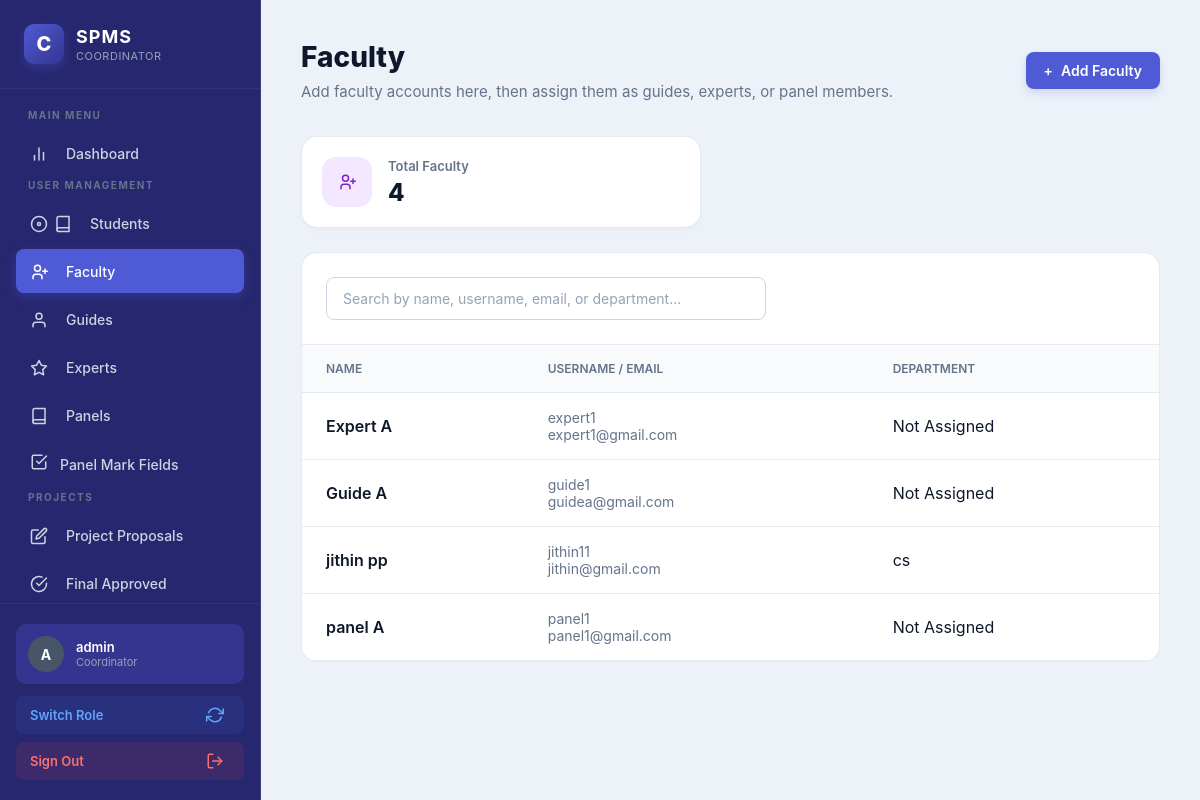
Page /coordinator/faculty/ (signed in) on the committed database.
### accounts/models.py (models this page shows, shortened)
class User(AbstractUser):
    is_student = models.BooleanField(default=False)
    is_coordinator = models.BooleanField(default=False)
    is_faculty = models.BooleanField(default=False)
    is_expert = models.BooleanField(default=False)
    is_guide = models.BooleanField(default=False)
    is_panel = models.BooleanField(default=False)
    phone = models.CharField(
        max_length=15,
        blank=True,
        null=True
    )
    roll_number = models.CharField(
        max_length=50,
        blank=True,
        null=True
    )
    department = models.CharField(
        max_length=100,
        blank=True,
        null=True
    )
    domain_of_expertise = models.CharField(
        max_length=200,
        blank=True,
        null=True
    )
    semester = models.CharField(
        max_length=20,
        blank=True,
        null=True
    )
    batch = models.CharField(
        max_length=20,
        blank=True,
        null=True
    )

### coordinator/views.py (the view, shortened to what this page needs)
    @login_required
    def wrapper(request, *args, **kwargs):
        if request.user.is_superuser:
            return view_func(request, *args, **kwargs)

### coordinator/context_processors.py (called while the page is built)
def unread_proposals(request):
    if hasattr(request, 'user') and request.user.is_authenticated:
        if getattr(request.user, 'role', None) == 'COORDINATOR':
            count = ProjectProposal.objects.filter(status='SUBMITTED').count()
            return {'unread_proposal_count': count}
    return {}

### coordinator/views.py (called while the page is built, shortened)
def coordinator_required(view_func):
    @login_required
    def wrapper(request, *args, **kwargs):
        if request.user.is_superuser:
            return view_func(request, *args, **kwargs)
    return wrapper

@coordinator_required
def faculty(request):
    faculty_list = User.objects.filter(
        (
            Q(is_faculty=True)
            | Q(is_expert=True)
            | Q(is_guide=True)
            | Q(is_panel=True)
        ),
        is_student=False,
        is_coordinator=False,
        is_superuser=False,
    ).order_by(
        "first_name",
        "last_name",
        "username"
    )
    return render(
        request,
        "coordinator/faculty.html",
        {
            "faculty": faculty_list,
            "faculty_count": faculty_list.count()
        }
    )

### templates/coordinator/faculty.html (shortened to what this page needs)
{% extends "base.html" %}
{% block content %}
<div class="dashboard-layout">
    {% include 'coordinator/sidebar.html' %}
    <main class="dashboard-main">
        <header class="dashboard-header">
            <div class="header-content">
                <h1>Faculty</h1>
                <p>Add faculty accounts here, then assign them as guides, experts, or panel members.</p>
            </div>
            <div class="header-actions">
                <a href="{% url 'coordinator:add_faculty' %}" class="btn-primary">
                    <span>+</span>
                    <span>Add Faculty</span>
                </a>
            </div>
        </header>
        <section class="stats-grid" style="margin-bottom: 24px; display: grid; grid-template-columns: 1fr; gap: 24px; max-width: 400px;">
            <div class="stat-card">
                <div class="stat-icon-box bg-purple">
                    <svg width="18" height="18" viewBox="0 0 24 24" fill="none" stroke="currentColor" stroke-width="2" stroke-linecap="round" stroke-linejoin="round"><path d="M16 21v-2a4 4 0 0 0-4-4H8a4 4 0 0 0-4 4v2"></path><circle cx="10" cy="7" r="4"></circle><path d="M20 8v6"></path><path d="M23 11h-6"></path></svg>
                </div>
                <div class="stat-info">
                    <p class="stat-label">Total Faculty</p>
                    <h3 class="stat-number">{{ faculty_count }}</h3>
                </div>
            </div>
        </section>
        <section class="recent-section">
            <div class="recent-card">
                <div style="padding: 24px; border-bottom: 1px solid var(--border-color);">
                    <input type="search" id="facultySearch" placeholder="Search by name, username, email, or department..." class="form-input" style="max-width: 440px;" oninput="searchFaculty()">
                </div>
                <div class="table-wrapper">
                    <table style="width: 100%; border-collapse: collapse; text-align: left;">
                        <thead>
                            <tr>
                                <th style="padding: 16px 24px; background: #f8fafc; border-bottom: 1px solid var(--border-color); font-size: 12px; font-weight: 600; color: var(--text-muted); text-transform: uppercase;">Name</th>
                                <th style="padding: 16px 24px; background: #f8fafc; border-bottom: 1px solid var(--border-color); font-size: 12px; font-weight: 600; color: var(--text-muted); text-transform: uppercase;">Username / Email</th>
                                <th style="padding: 16px 24px; background: #f8fafc; border-bottom: 1px solid var(--border-color); font-size: 12px; font-weight: 600; color: var(--text-muted); text-transform: uppercase;">Department</th>
                            </tr>
                        </thead>
                        <tbody id="facultyTable">
                            {% for member in faculty %}
                            <tr class="faculty-row" style="border-bottom: 1px solid var(--border-color);">
                                <td style="padding: 16px 24px; font-weight: 600; color: var(--text-main);">
                                    {{ member.get_full_name|default:member.username }}
                                </td>
                                <td style="padding: 16px 24px; color: var(--text-muted); font-size: 14px;">
                                    {{ member.username }}<br>
                                    {{ member.email|default:"No email provided" }}
                                </td>
                                <td style="padding: 16px 24px;">{{ member.department|default:"Not Assigned" }}</td>
                            </tr>
                            {% empty %}
                            <tr>
                                <td colspan="3" style="padding: 48px; text-align: center;">
                                    <div class="empty-state"><p>No faculty members found.</p></div>
                                </td>
                            </tr>
                            {% endfor %}
                        </tbody>
                    </table>
                </div>
            </div>
        </section>
    </main>
</div>
{% endblock %}

### templates/coordinator/sidebar.html (shortened to what this page needs)
{% load static %}
<link rel="stylesheet" href="{% static 'css/coordinator_theme.css' %}?v=3">
    <aside class="premium-sidebar">
        <div class="sidebar-brand">
            <div class="brand-logo">C</div>
            <div class="brand-text">
                <h2>SPMS</h2>
                <p>Coordinator</p>
            </div>
        </div>
        <nav class="sidebar-nav">
            <div class="nav-section">Main Menu</div>
            <a href="{% url 'coordinator:dashboard' %}" class="nav-item {% if request.resolver_match.url_name == 'dashboard' %}active{% endif %}">
                <span class="nav-icon"></span>
                <span class="nav-text">Dashboard</span>
            </a>
            <div class="nav-section">User Management</div>
            <a href="{% url 'coordinator:students' %}" class="nav-item {% if request.resolver_match.url_name == 'students' %}active{% endif %}">
                <span class="nav-icon"><svg width="18" height="18" viewBox="0 0 24 24" fill="none" stroke="currentColor" stroke-width="2" stroke-linecap="round" stroke-linejoin="round" style="vertical-align: text-bottom; margin-right: 6px;"><circle cx="12" cy="12" r="10"></circle><circle cx="12" cy="12" r="2"></circle></svg></span>
                <span class="nav-text">Students</span>
            </a>
            <a href="{% url 'coordinator:faculty' %}" class="nav-item {% if request.resolver_match.url_name == 'faculty' %}active{% endif %}">
                <span class="nav-icon"></span>
                <span class="nav-text">Faculty</span>
            </a>
            <a href="{% url 'coordinator:guides' %}" class="nav-item {% if request.resolver_match.url_name == 'guides' %}active{% endif %}">
                <span class="nav-icon"><svg width="18" height="18" viewBox="0 0 24 24" fill="none" stroke="currentColor" style="vertical-align: text-bottom; margin-right: 6px;" stroke-width="2" stroke-linecap="round" stroke-linejoin="round"><path d="M20 21v-2a4 4 0 0 0-4-4H8a4 4 0 0 0-4 4v2"></path><circle cx="12" cy="7" r="4"></circle></svg></span>
                <span class="nav-text">Guides</span>
            </a>
            <a href="{% url 'coordinator:experts' %}" class="nav-item {% if request.resolver_match.url_name == 'experts' %}active{% endif %}">
                <span class="nav-icon"></span>
                <span class="nav-text">Experts</span>
            </a>
            <a href="{% url 'coordinator:panels' %}" class="nav-item {% if request.resolver_match.url_name == 'panels' %}active{% endif %}">
                <span class="nav-icon"></span>
                <span class="nav-text">Panels</span>
            </a>
            <a href="{% url 'coordinator:panel_mark_criteria' %}" class="nav-item {% if request.resolver_match.url_name == 'panel_mark_criteria' %}active{% endif %}">
                <span class="nav-icon"><svg width="18" height="18" viewBox="0 0 24 24" fill="none" stroke="currentColor" stroke-width="2" stroke-linecap="round" stroke-linejoin="round"><path d="M9 11l3 3L22 4"></path><path d="M21 12v7a2 2 0 0 1-2 2H5a2 2 0 0 1-2-2V5a2 2 0 0 1 2-2h11"></path></svg></span>
                <span class="nav-text">Panel Mark Fields</span>
            </a>
            <div class="nav-section">Projects</div>
            <a href="{% url 'coordinator:proposals' %}" class="nav-item {% if request.resolver_match.url_name == 'proposals' %}active{% endif %}">
                <span class="nav-icon"></span>
                <span class="nav-text">Project Proposals</span>
            </a>
            <a href="{% url 'coordinator:final_approved_students' %}" class="nav-item {% if request.resolver_match.url_name == 'final_approved_students' %}active{% endif %}">
                <span class="nav-icon"><svg width="18" height="18" viewBox="0 0 24 24" fill="none" stroke="currentColor" style="vertical-align: text-bottom; margin-right: 6px;" stroke-width="2" stroke-linecap="round" stroke-linejoin="round"><path d="M22 11.08V12a10 10 0 1 1-5.93-9.14"></path><polyline points="22 4 12 14.01 9 11.01"></polyline></svg></span>
                <span class="nav-text">Final Approved</span>
            </a>
        </nav>
        <div class="sidebar-footer">
            <div class="user-card">
                <div class="user-avatar">
                    {{ request.user.username|first|upper }}
                </div>
                <div class="user-details">
                    <span class="user-name">{{ request.user.get_full_name|default:request.user.username }}</span>
                    <span class="user-role">Coordinator</span>
                </div>
            </div>
            {% if request.user.is_expert or request.user.is_guide or request.user.is_panel or request.user.is_student %}
            <a href="{% url 'accounts:dashboard' %}" class="switch-role-btn">
                <span>Switch Role</span>
                <span></span>
            </a>
            {% endif %}
            <a href="{% url 'accounts:logout' %}" class="logout-btn">
                <span>Sign Out</span>
                <span></span>
            </a>
        </div>
    </aside>

### static/css/coordinator_theme.css (style rules this page uses)
:root:has(.premium-sidebar), :root:has(.coordinator-theme-page) { --sidebar-bg: #27276f; --sidebar-nav: #34358f; --sidebar-hover: #34358f; --sidebar-active: #4f5bd5; --primary-main: #4f5bd5; --primary-dark: #34358f; --bg-main: #edf2f9; --card-bg: #ffffff; --text-main: #0f172a; --text-muted: #64748b; --border-color: rgba(226, 232, 240, 0.9); }
body:has(.premium-sidebar), body:has(.coordinator-theme-page) { background-color: #edf2f9; }
body:has(.premium-sidebar) .premium-sidebar { background: #27276f; }
body:has(.premium-sidebar) .brand-logo { background: linear-gradient(135deg, #4f5bd5, #34358f); box-shadow: 0 4px 10px rgba(79, 91, 213, 0.3); }
body:has(.premium-sidebar) .nav-item.active { background: #4f5bd5; box-shadow: 0 4px 12px rgba(79, 91, 213, 0.3); }
body:has(.premium-sidebar) .btn-primary, body:has(.premium-sidebar) .btn-submit, body:has(.coordinator-theme-page) .btn-primary, body:has(.coordinator-theme-page) .btn-submit { background: #4f5bd5; box-shadow: 0 4px 10px rgba(79, 91, 213, 0.2); }

### rows in the picture
User: user.username|first "A", user.get_full_name "admin"
User: get_full_name "Expert A", username "expert1", email "expert1@gmail.com", department "Not Assigned"
User: get_full_name "Guide A", username "guide1", email "guidea@gmail.com", department "Not Assigned"
User: get_full_name "jithin pp", username "jithin11", email "jithin@gmail.com", department "cs"
User: get_full_name "panel A", username "panel1", email "panel1@gmail.com", department "Not Assigned"

### other values in the picture
{{ faculty_count }} "4"
